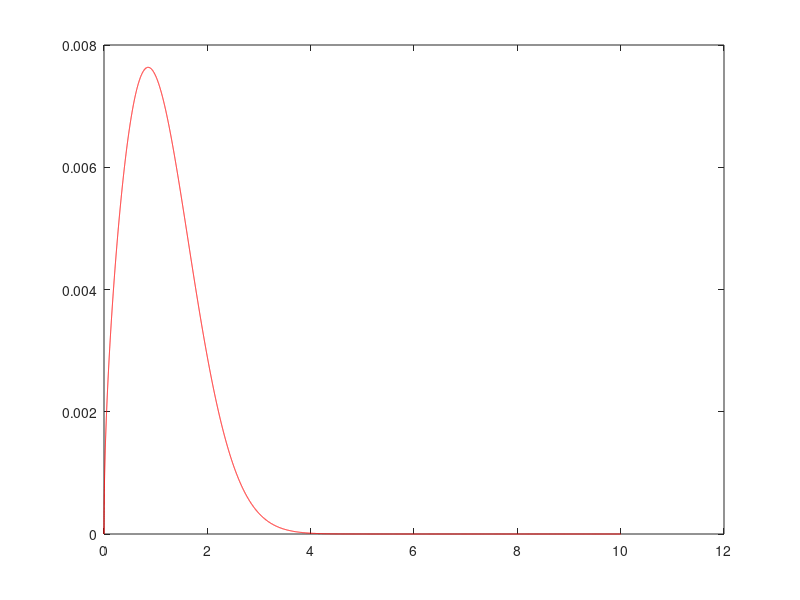
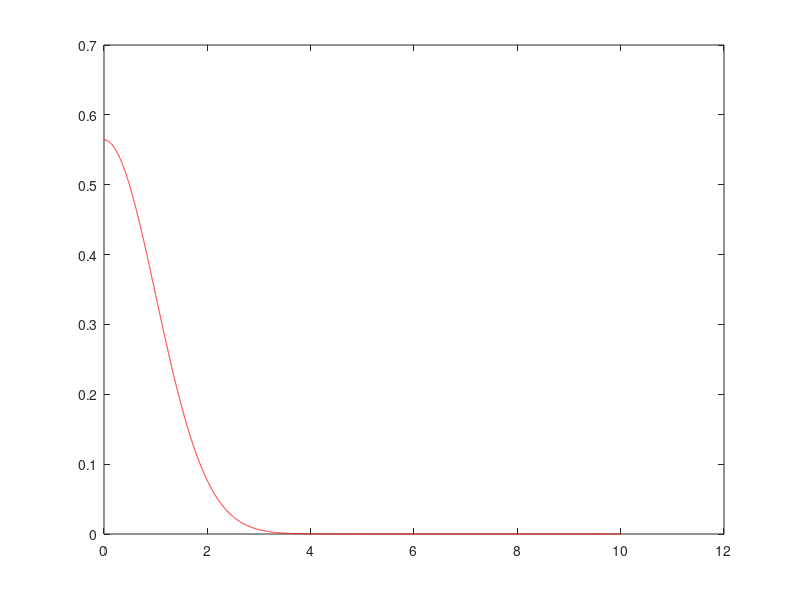

The MATLAB script that drew these images, in order: (Note: this script raises an error after producing the figures.)
clear all;
close all;



%Solving radial Schrodinger equation for harmonic oscillator in cylindrical coordinates

ngrid = 10000;
maxx = 10;
a = 1;
b = log(maxx/a+1)/(ngrid-1);
x = a*(exp(b*(linspace(1,ngrid+1,ngrid+1)-1))-1);

fakepotential = 1e6;

s=0;

H = sparse(zeros(ngrid+1,ngrid+1));
    
%term containing potential
H = H + spdiags([fakepotential (1/2)*((x(2:end-1).^2)+(s^2-(1/4))./(x(2:end-1).^2)) fakepotential]',0,ngrid+1,ngrid+1);     

H = H + (1/(a*b)^2)*spdiags(1./exp(2*b*(linspace(1,ngrid+1,ngrid+1)-2))',0,ngrid+1,ngrid+1); 

H = H - ((1/2)*(exp(b)/cosh(b/2))*(1/(a*b)^2)*spdiags(1./exp(2*b*linspace(1,ngrid+1,ngrid+1))',-1,ngrid+1,ngrid+1))';

H = H - (1/2)*(exp(-b)/cosh(b/2))*(1/(a*b)^2)*spdiags(1./exp(2*b*(linspace(1,ngrid+1,ngrid+1)-1))',-1,ngrid+1,ngrid+1);

H = (H+H')/2;



%known solution

yg2 = ((1/pi)^(1/2))*exp(-x.^2/2);
yg1 = yg2.*(a*b*x.*exp(b*(linspace(1,ngrid+1,ngrid+1)-1))).^(1/2);

%find solution

opts.issym = 1;
opts.isreal = 1;
% opts.maxit = 1e3;
% opts.p = 1e2;
opts.v0 = yg1';

[y1,Eg] = eigs(H,1,'sa',opts);
    
% yg = (yg').*(x.^(-1/2));

y1 = y1';




figure(1);
plot(x,y1);
hold on;
plot(x,yg1,'r');

y2 = y1.*(a*b*x.*exp(b*(linspace(1,ngrid+1,ngrid+1)-1))).^(-1/2);

figure(2);
plot(x,y2);
hold on;
plot(x,yg2,'r');

test = (H*(yg1'))./(yg1');



%linear grid
x = (linspace(1,ngrid+1,ngrid+1)-1)*10/(ngrid-1);
h = x(2)-x(1);


H = sparse(zeros(ngrid+1,ngrid+1));
    
%term containing potential
H = H + spdiags([fakepotential (1/2)*((x(2:end-1).^2)+(s^2-(1/4))./(x(2:end-1).^2)) fakepotential]',0,ngrid+1,ngrid+1);  

H = H + (1/(h)^2)*spdiags(ones(ngrid+1,ngrid+1)',0,ngrid+1,ngrid+1);

H = H - (1/2)*(1/(h)^2)*spdiags(ones(ngrid+1,ngrid+1)',1,ngrid+1,ngrid+1);

H = H - (1/2)*(1/(h)^2)*spdiags(ones(ngrid+1,ngrid+1)',-1,ngrid+1,ngrid+1);

H = (H+H')/2;

opts.issym = 1;
opts.isreal = 1;
opts.maxit = 5*1e3;
opts.p = 5*1e2;
opts.v0 = yg1';

[y1,Eg] = eigs(H,1,'sa');
    
% yg = (yg').*(x.^(-1/2));

y1 = y1';


figure(1);
plot(x,y1,'g');

y2 = y1.*(a*b*x.*exp(b*(linspace(1,ngrid+1,ngrid+1)-1))).^(-1/2);

figure(2);
plot(x,y2,'g');


test2 = (H*(yg1'))./(yg1');



%linear symmetric grid
x = (linspace(1,ngrid+1,ngrid+1)-1)*10/(ngrid-1);
h = x(2)-x(1);
x = [-x x(2:end)];
ngrid = 2*ngrid+1;


H = sparse(zeros(ngrid,ngrid));
    
%term containing potential
H = H + spdiags((1/2)*((x.^2)+(s^2-(1/4))./(x.^2))',0,ngrid,ngrid);
H((ngrid-1)/2+1,(ngrid-1)/2+1) = fakepotential;

H = H + (1/(h)^2)*spdiags(ones(ngrid,ngrid)',0,ngrid,ngrid);

H = H - (1/2)*(1/(h)^2)*spdiags(ones(ngrid,ngrid)',1,ngrid,ngrid);

H = H - (1/2)*(1/(h)^2)*spdiags(ones(ngrid,ngrid)',-1,ngrid,ngrid);

H = (H+H')/2;

opts.issym = 1;
opts.isreal = 1;
opts.maxit = 5*1e3;
opts.p = 5*1e2;
opts.v0 = yg1';

[y1,Eg] = eigs(H,1,'sa');
    
% yg = (yg').*(x.^(-1/2));

y1 = y1';


figure(1);
plot(x,y1,'g');

% y2 = y1.*(a*b*x.*exp(b*(linspace(1,ngrid+1,ngrid+1)-1))).^(-1/2);
% 
% figure(2);
% plot(x,y2,'g');


test2 = (H*(yg1'))./(yg1');

